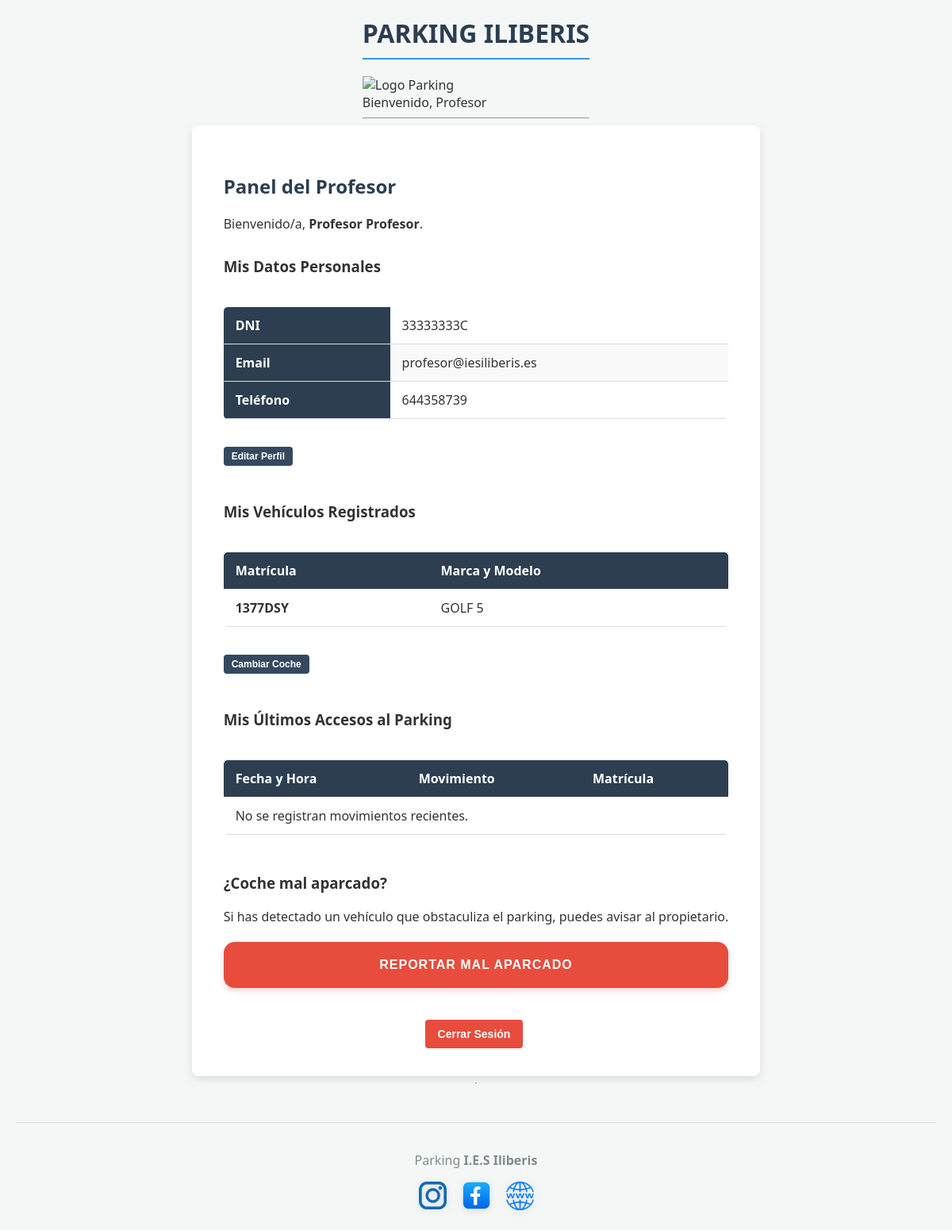
Screenshot of /aplicacion-web/profesor/index.php (signed in) with the database file from the repository.
### tables this page shows
CREATE TABLE `usuarios` (
  `dni` varchar(9) NOT NULL,
  `nombre` varchar(50) NOT NULL,
  `apellidos` varchar(100) NOT NULL,
  `email` varchar(100) NOT NULL,
  `telefono` varchar(15) DEFAULT NULL,
  `password` varchar(255) DEFAULT NULL,
  `id_rol` int(11) DEFAULT NULL
);

CREATE TABLE `vehiculos` (
  `matricula` varchar(10) NOT NULL,
  `marca_modelo` varchar(50) DEFAULT NULL,
  `dni_usuario` varchar(9) DEFAULT NULL
);

### aplicacion-web/profesor/index.php (the view, shortened to what this page needs)
<?php
require '../conexion.php';
require '../header2.php';
$dni_profesor = $_SESSION['dni'];
$sql_user = "SELECT * FROM usuarios WHERE dni = '$dni_profesor'";
$res_user = mysqli_query($conexion, $sql_user);
$datos_profe = mysqli_fetch_assoc($res_user);
$sql_vehi = "SELECT * FROM vehiculos WHERE dni_usuario = '$dni_profesor'";
$res_vehi = mysqli_query($conexion, $sql_vehi);
?>
<div class="container">
    <h2 style="color: var(--color-principal);">Panel del Profesor</h2>
    <p>Bienvenido/a, <strong><?php echo $datos_profe['nombre'] . " " . $datos_profe['apellidos']; ?></strong>.</p>
    <div style="margin-top: 30px;">
        <h3><i class="fas fa-user"></i> Mis Datos Personales</h3>
        <div class="tabla-responsive">
            <table>
                <tr>
                    <th>DNI</th>
                    <td><?php echo $datos_profe['dni']; ?></td>
                </tr>
                <tr>
                    <th>Email</th>
                    <td><?php echo $datos_profe['email']; ?></td>
                </tr>
                <tr>
                    <th>Teléfono</th>
                    <td><?php echo $datos_profe['telefono']; ?></td>
                </tr>
            </table>
        </div>
    </div>
    <a href="editar_perfil.php"><button style="font-size: 12px; padding: 5px 10px;  background-color: #34495e;">Editar Perfil</button></a>
    <div style="margin-top: 40px;">
        <h3><i class="fas fa-car"></i> Mis Vehículos Registrados</h3>
        <div class="tabla-responsive">
            <table>
                <thead>
                    <tr>
                        <th>Matrícula</th>
                        <th>Marca y Modelo</th>
                    </tr>
                </thead>
                <tbody>
                    <?php
                    if (mysqli_num_rows($res_vehi) > 0) {
                        while ($vehi = mysqli_fetch_assoc($res_vehi)) {
                            echo "<tr>
                                    <td><strong>{$vehi['matricula']}</strong></td>
                                    <td>{$vehi['marca_modelo']}</td>
                                  </tr>";
                        }
                    } else {
                        echo "<tr><td colspan='2'>No tienes vehículos registrados. Contacta con el administrador.</td></tr>";
                    }
                    ?>
                </tbody>
            </table>
        </div>
    </div>
    <a href="editar_vehiculo.php"><button style="font-size: 12px; padding: 5px 10px; background-color: #34495e;">Cambiar Coche</button></a>
    <div style="margin-top: 40px;">
        <h3><i class="fas fa-history"></i> Mis Últimos Accesos al Parking</h3>
        <div class="tabla-responsive">
            <table>
                <thead>
                    <tr>
                        <th>Fecha y Hora</th>
                        <th>Movimiento</th>
                        <th>Matrícula</th>
                    </tr>
                </thead>
                <tbody>
                    <?php
                    $sql_acc = "SELECT a.* FROM accesos a
                                INNER JOIN vehiculos v ON a.matricula = v.matricula
                                WHERE v.dni_usuario = '$dni_profesor'
                                ORDER BY a.fecha_hora DESC LIMIT 5";
                    $res_acc = mysqli_query($conexion, $sql_acc);
                    if (mysqli_num_rows($res_acc) > 0) {
                        while ($acc = mysqli_fetch_assoc($res_acc)) {
                            $color = ($acc['tipo_movimiento'] == 'ENTRADA') ? 'color: #27ae60;' : 'color: #c0392b;';
                            $fecha = date("d/m/Y H:i", strtotime($acc['fecha_hora']));
                            echo "<tr>
                                    <td>{$fecha}</td>
                                    <td style='{$color} font-weight:bold;'>{$acc['tipo_movimiento']}</td>
                                    <td>{$acc['matricula']}</td>
                                  </tr>";
                        }
                    } else {
                        echo "<tr><td colspan='3'>No se registran movimientos recientes.</td></tr>";
                    }
                    ?>
                </tbody>
            </table>
        </div>
    </div>
    <div class="banner-incidencia">
        <h3><i class="fas fa-exclamation-circle"></i> ¿Coche mal aparcado?</h3>
        <p>Si has detectado un vehículo que obstaculiza el parking, puedes avisar al propietario.</p>
        <a href="reportar_mal_aparcado.php"><button class="btn-reporte">Reportar Mal Aparcado</button></a>
    </div>
    <div style="margin-top: 30px; text-align: center;">
        <a href="../logout.php"><button style="background-color: var(--color-peligro);">Cerrar Sesión</button></a>
    </div>
</div>
<?php require '../footer2.php'; ?>

### aplicacion-web/css/parking.css (style rules this page uses)
:root { --color-principal: #2c3e50; --color-secundario: #3498db; --color-fondo: #f4f7f6; --color-texto: #333333; --color-borde: #dddddd; --color-peligro: #e74c3c; }
* { box-sizing: border-box; }
body { font-family: 'Segoe UI', Tahoma, Geneva, Verdana, sans-serif; background-color: var(--color-fondo); color: var(--color-texto); margin: 0; padding: 20px; display: flex; flex-direction: column; align-items: center; }
.container { background-color: #ffffff; padding: 30px 40px; border-radius: 8px; box-shadow: 0 4px 12px rgba(0,0,0,0.1); width: 100%; max-width: 900px; }
h2 { color: var(--color-principal); margin-top: 30px; }
.tabla-responsive { width: 100%; overflow-x: auto; -webkit-overflow-scrolling: touch; }
table { width: 100%; border-collapse: collapse; margin-top: 20px; margin-bottom: 30px; border-radius: 5px; overflow: hidden; }
th, td { padding: 12px 15px; text-align: left; border-bottom: 1px solid var(--color-borde); }
th { background-color: var(--color-principal); color: white; font-weight: bold; }
tr:nth-child(even) { background-color: #f9f9f9; }
button, input[type="submit"], input[type="button"], .btn { background-color: var(--color-secundario); color: white; border: none; padding: 10px 16px; margin: 5px 5px 5px 0; border-radius: 4px; cursor: pointer; font-size: 14px; font-weight: bold; transition: background-color 0.3s ease; }
button:last-child, input[value*="Salir"] { background-color: var(--color-peligro); }
.btn-reporte { width: 100%; background: #e53e3e; color: white; padding: 20px; border: none; border-radius: 14px; font-size: 16px; font-weight: 800; cursor: pointer; transition: all 0.2s; text-transform: uppercase; letter-spacing: 1px; box-shadow: 0 4px 6px rgba(229, 62, 62, 0.2); }

### rows the page displays
usuarios: nombre "Profesor", apellidos "Profesor", dni "33333333C", email "profesor@iesiliberis.es", telefono "644358739"
vehiculos: matricula "1377DSY", marca_modelo "GOLF 5"

### other values shown
$_SESSION['username'] "Profesor"
